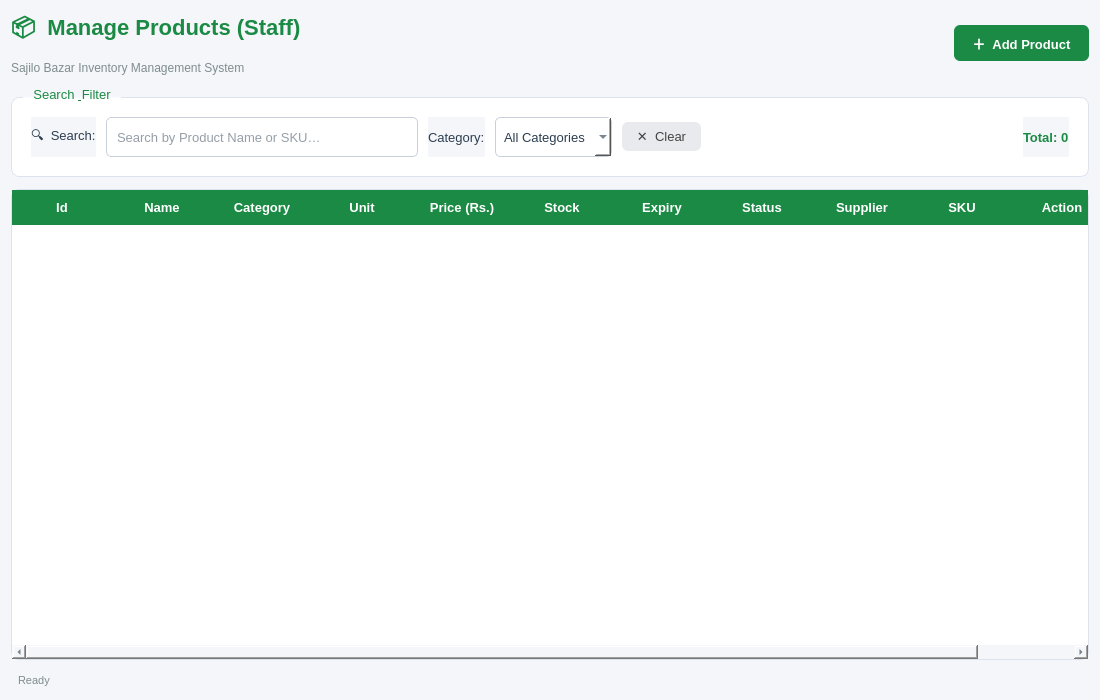
<?xml version="1.0" encoding="UTF-8"?>
<ui version="4.0">
 <class>ProductStaff</class>
 <widget class="QWidget" name="ProductStaff">
  <property name="geometry">
   <rect>
    <x>0</x>
    <y>0</y>
    <width>1100</width>
    <height>700</height>
   </rect>
  </property>
  <property name="windowTitle">
   <string>Sajilo Bazar – Staff Products</string>
  </property>
  <property name="styleSheet">
   <string notr="true">
QWidget {
    background-color: #F4F6F9;
    font-family: &quot;Segoe UI&quot;, sans-serif;
    font-size: 13px;
    color: #2C3E50;
}
QGroupBox {
    background-color: #FFFFFF;
    border: 1px solid #DDE3EC;
    border-radius: 8px;
    margin-top: 10px;
    padding: 10px;
}
QGroupBox::title {
    subcontrol-origin: margin;
    left: 12px;
    padding: 0 6px;
    color: #1B8A44;
    font-weight: bold;
}
QLineEdit, QComboBox {
    background-color: #FFFFFF;
    border: 1px solid #C8D0DC;
    border-radius: 5px;
    padding: 5px 8px;
    min-height: 28px;
}
QLineEdit:focus, QComboBox:focus {
    border: 1px solid #1B8A44;
}
QPushButton#btnAddProduct {
    background-color: #1B8A44;
    color: white;
    border: none;
    border-radius: 6px;
    padding: 8px 18px;
    font-weight: bold;
    font-size: 13px;
}
QPushButton#btnAddProduct:hover {
    background-color: #146C36;
}
QPushButton#btnClearSearch {
    background-color: #E8EAED;
    color: #444;
    border: none;
    border-radius: 6px;
    padding: 6px 14px;
}
QPushButton#btnClearSearch:hover {
    background-color: #D2D5DB;
}
QTableWidget {
    background-color: #FFFFFF;
    border: 1px solid #DDE3EC;
    border-radius: 8px;
    gridline-color: #EEF1F6;
    selection-background-color: #E6F4EA;
    selection-color: #1B8A44;
    alternate-background-color: #F5FBF7;
}
QTableWidget::item {
    padding: 6px 10px;
}
QHeaderView::section {
    background-color: #1B8A44;
    color: white;
    font-weight: bold;
    padding: 8px 10px;
    border: none;
}
QLabel#lblTitle {
    font-size: 22px;
    font-weight: bold;
    color: #1B8A44;
}
QLabel#lblSubtitle {
    font-size: 12px;
    color: #7F8C8D;
}
   </string>
  </property>
  <layout class="QVBoxLayout" name="mainLayout">
   <property name="spacing">
    <number>12</number>
   </property>
   <item>
    <layout class="QHBoxLayout" name="headerLayout">
     <item>
      <layout class="QVBoxLayout">
       <item>
        <widget class="QLabel" name="lblTitle">
         <property name="text">
          <string>📦  Manage Products (Staff)</string>
         </property>
        </widget>
       </item>
       <item>
        <widget class="QLabel" name="lblSubtitle">
         <property name="text">
          <string>Sajilo Bazar Inventory Management System</string>
         </property>
        </widget>
       </item>
      </layout>
     </item>
     <item>
      <spacer>
       <property name="orientation">
        <enum>Qt::Orientation::Horizontal</enum>
       </property>
       <property name="sizeHint" stdset="0">
        <size>
         <width>40</width>
         <height>20</height>
        </size>
       </property>
      </spacer>
     </item>
     <item>
      <widget class="QPushButton" name="btnAddProduct">
       <property name="cursor">
        <cursorShape>PointingHandCursor</cursorShape>
       </property>
       <property name="text">
        <string>＋  Add Product</string>
       </property>
      </widget>
     </item>
    </layout>
   </item>
   <item>
    <widget class="QGroupBox" name="grpSearch">
     <property name="title">
      <string>Search &amp; Filter</string>
     </property>
     <layout class="QHBoxLayout" name="searchLayout">
      <property name="spacing">
       <number>10</number>
      </property>
      <item>
       <widget class="QLabel" name="label">
        <property name="text">
         <string>🔍  Search:</string>
        </property>
       </widget>
      </item>
      <item>
       <widget class="QLineEdit" name="txtSearch">
        <property name="placeholderText">
         <string>Search by Product Name or SKU…</string>
        </property>
       </widget>
      </item>
      <item>
       <widget class="QLabel" name="label">
        <property name="text">
         <string>Category:</string>
        </property>
       </widget>
      </item>
      <item>
       <widget class="QComboBox" name="cmbFilterCategory">
        <item>
         <property name="text">
          <string>All Categories</string>
         </property>
        </item>
       </widget>
      </item>
      <item>
       <widget class="QPushButton" name="btnClearSearch">
        <property name="cursor">
         <cursorShape>PointingHandCursor</cursorShape>
        </property>
        <property name="text">
         <string>✕  Clear</string>
        </property>
       </widget>
      </item>
      <item>
       <spacer>
        <property name="orientation">
         <enum>Qt::Orientation::Horizontal</enum>
        </property>
        <property name="sizeHint" stdset="0">
         <size>
          <width>40</width>
          <height>20</height>
         </size>
        </property>
       </spacer>
      </item>
      <item>
       <widget class="QLabel" name="lblTotalProducts">
        <property name="styleSheet">
         <string>color:#1B8A44; font-weight:bold;</string>
        </property>
        <property name="text">
         <string>Total: 0</string>
        </property>
       </widget>
      </item>
     </layout>
    </widget>
   </item>
   <item>
    <widget class="QTableWidget" name="tblProducts">
     <property name="editTriggers">
      <set>QAbstractItemView::EditTrigger::NoEditTriggers</set>
     </property>
     <property name="alternatingRowColors">
      <bool>true</bool>
     </property>
     <property name="selectionMode">
      <enum>QAbstractItemView::SelectionMode::SingleSelection</enum>
     </property>
     <property name="selectionBehavior">
      <enum>QAbstractItemView::SelectionBehavior::SelectRows</enum>
     </property>
     <property name="showGrid">
      <bool>true</bool>
     </property>
     <property name="sortingEnabled">
      <bool>true</bool>
     </property>
     <property name="columnCount">
      <number>11</number>
     </property>
     <attribute name="horizontalHeaderStretchLastSection">
      <bool>true</bool>
     </attribute>
     <column>
      <property name="text">
       <string>Id</string>
      </property>
     </column>
     <column>
      <property name="text">
       <string>Name</string>
      </property>
     </column>
     <column>
      <property name="text">
       <string>Category</string>
      </property>
     </column>
     <column>
      <property name="text">
       <string>Unit</string>
      </property>
     </column>
     <column>
      <property name="text">
       <string>Price (Rs.)</string>
      </property>
     </column>
     <column>
      <property name="text">
       <string>Stock</string>
      </property>
     </column>
     <column>
      <property name="text">
       <string>Expiry</string>
      </property>
     </column>
     <column>
      <property name="text">
       <string>Status</string>
      </property>
     </column>
     <column>
      <property name="text">
       <string>Supplier</string>
      </property>
     </column>
     <column>
      <property name="text">
       <string>SKU</string>
      </property>
     </column>
     <column>
      <property name="text">
       <string>Action</string>
      </property>
     </column>
    </widget>
   </item>
   <item>
    <widget class="QLabel" name="lblStatusBar">
     <property name="styleSheet">
      <string>color: #7F8C8D; font-size: 11px; padding: 2px 4px;</string>
     </property>
     <property name="text">
      <string>Ready</string>
     </property>
    </widget>
   </item>
  </layout>
 </widget>
 <resources/>
 <connections/>
</ui>
